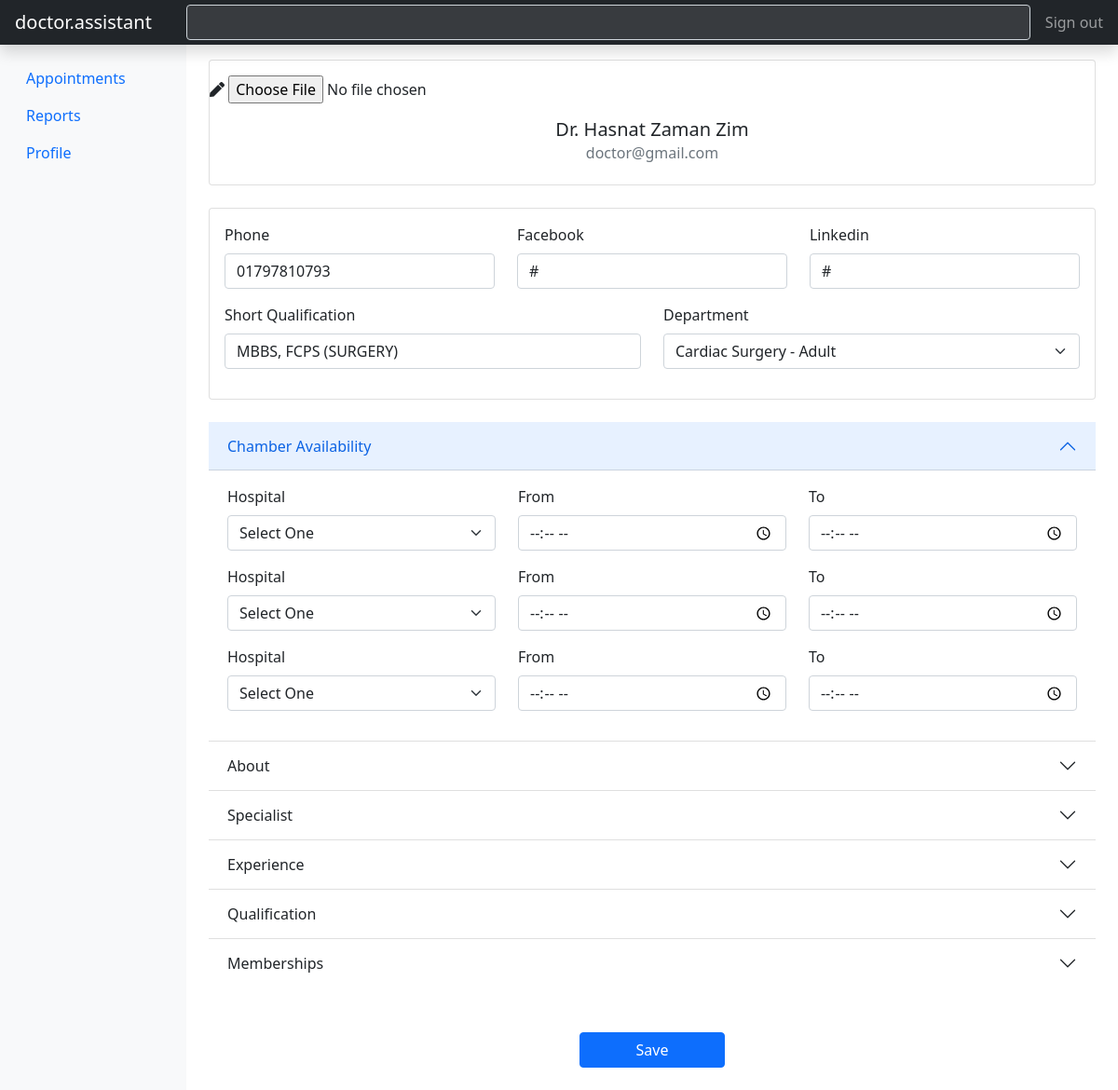
The app's page /doctor/profile.php (signed in), older data.
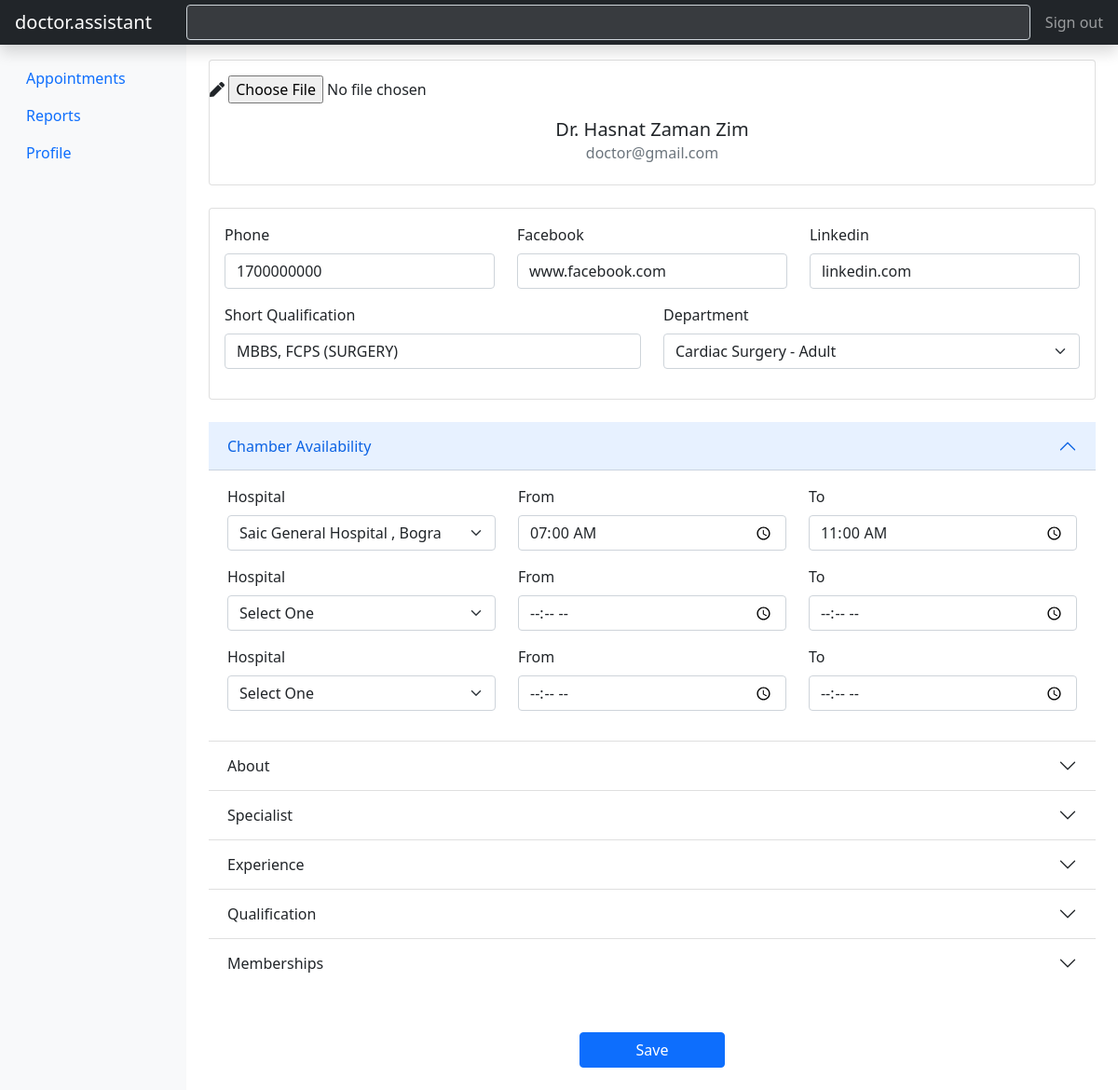
The same page, newer data.
### tables this page shows
CREATE TABLE `doctor` (
  `id` int(11) NOT NULL,
  `user_id` int(11) NOT NULL,
  `short_qualification` text NOT NULL,
  `about` text NOT NULL,
  `facebook` varchar(100) DEFAULT NULL,
  `linkedin` varchar(100) DEFAULT NULL,
  `specialist` text DEFAULT NULL,
  `experience` text DEFAULT NULL,
  `qualification` text DEFAULT NULL,
  `department_id` int(11) NOT NULL,
  `membership` text DEFAULT NULL,
  `status` int(11) NOT NULL DEFAULT 0,
  `created_at` datetime NOT NULL
);

CREATE TABLE `user` (
  `id` int(11) NOT NULL,
  `name` varchar(50) NOT NULL,
  `email` varchar(50) DEFAULT NULL,
  `phone` varchar(15) NOT NULL,
  `password` varchar(100) NOT NULL,
  `group_id` int(11) NOT NULL,
  `status` tinyint(4) NOT NULL DEFAULT 1,
  `created_at` datetime NOT NULL
);

CREATE TABLE `department` (
  `id` int(11) NOT NULL,
  `name` varchar(100) NOT NULL,
  `status` int(11) NOT NULL DEFAULT 1,
  `created_at` datetime NOT NULL
);

CREATE TABLE `chamber_availability` (
  `id` int(11) NOT NULL,
  `doc_id` int(11) NOT NULL,
  `hospital_id` int(11) NOT NULL,
  `time_from` time NOT NULL,
  `time_to` time NOT NULL
);

CREATE TABLE `hospital` (
  `id` int(11) NOT NULL,
  `name` varchar(200) NOT NULL,
  `district` varchar(50) NOT NULL,
  `status` tinyint(4) NOT NULL DEFAULT 1,
  `created_at` datetime NOT NULL
);

### config/functions.php (called while the page is built, shortened)
<?php
$con = new mysqli(DB_HOSTNAME, DB_USERNAME, DB_PASSWORD, DB_DATABASE) or die("DB Error Occurred . $con->connect_error");
function GetData($sql)
{
	global $con;
	$query = $con->query($sql);
	$result = [];
	if ($query) {
		while ($row = $query->fetch_assoc()) {
			$result[] = $row;
		}
	}
	return (count($result) < 1 ? false : $result);
}
$getSingleData = static function ($sql) use ($con) {
	return $con->query($sql)->fetch_assoc();
};

### doctor/profile.php (the view, shortened to what the changed rows need)
<?php
require_once dirname(__DIR__) . '/includes/header.php';
?>
<?php require_once('includes/header.php') ?>
<div class="container-fluid">
    <div class="row">
        <main class="col-md-9 ms-sm-auto col-lg-10 px-md-4">
            <div class="pt-3 pb-2 mb-3">
				<?php
				$doctor = $getSingleData("SELECT d.id AS doc_id, u.name, u.email, u.phone, d.* FROM user as u JOIN doctor AS d ON d.user_id = u.id WHERE u.id = $_SESSION[id]");
				$departments = GetData("select id, name from department where status = '1'");
				$hospitals = GetData("select * from hospital where status = '1'");
				$available = GetData("SELECT * FROM chamber_availability WHERE doc_id = $doctor[doc_id] ORDER BY id LIMIT 3");
				?>
                <form action="" method="post" enctype="multipart/form-data">
                    <div class="card mx-auto">
                        <div class="card-body">
                            <h5 class="card-title text-center"><?= $doctor['name'] ?></h5>
                            <h6 class="card-subtitle mb-2 text-muted text-center"><?= $doctor['email'] ?></h6>
                        </div>
                    </div>
                    <div class="card mt-4">
                        <div class="card-body">
                            <div class="row">
                                <div class="col-md-4">
                                    <div class="mb-3">
                                        <label for="phone" class="form-label">Phone</label>
                                        <input type="number" name="phone" class="form-control" id="phone"
                                               value="<?= $doctor['phone'] ?>" required>
                                    </div>
                                </div>
                                <div class="col-md-4">
                                    <div class="mb-3">
                                        <label for="facebook" class="form-label">Facebook</label>
                                        <input type="text" name="facebook" class="form-control" id="facebook"
                                               placeholder="Profile Link"
                                               value="<?= $doctor['facebook'] ?>">
                                    </div>
                                </div>
                                <div class="col-md-4">
                                    <div class="mb-3">
                                        <label for="linkedin" class="form-label">Linkedin</label>
                                        <input type="text" name="linkedin" class="form-control" id="linkedin"
                                               value="<?= $doctor['linkedin'] ?>" placeholder="Profile Link">
                                    </div>
                                </div>
                            </div>
                            <div class="row">
                                <div class="col-md-6">
                                    <div class="mb-3">
                                        <label for="short_qualification" class="form-label">Short
                                            Qualification</label>
                                        <input type="text" name="short_qualification" class="form-control"
                                               value="<?= $doctor['short_qualification'] ?>" required
                                               id="short_qualification">
                                    </div>
                                </div>
                                <div class="col-md-6">
                                    <div class="mb-3">
                                        <label class="form-label">Department</label>
                                        <select class="form-select select2 required" name="department_id"
                                                style="width:100%" required aria-label="Department">
											<?php foreach ($departments as $d) : ?>
                                                <option <?= $doctor['department_id'] === $d['id'] ? 'selected' : '' ?>
                                                        value="<?= $d['id'] ?>"><?= $d['name'] ?></option>
											<?php endforeach; ?>
                                        </select>
                                    </div>
                                </div>
                            </div>
                        </div>
                    </div>
                    <div class="accordion accordion-flush mt-4" id="accordionExample">
                        <div class="accordion-item">
                            <h2 class="accordion-header">
                                <button class="accordion-button" type="button" data-bs-toggle="collapse"
                                        data-bs-target="#chemberCollapse">
                                    Chamber Availability
                                </button>
                            </h2>
                            <div id="chemberCollapse" class="accordion-collapse collapse show"
                                 data-bs-parent="#accordionExample">
                                <div class="accordion-body">
                                    <div class="row">
                                        <div class="col-md-4">
                                            <div class="mb-3">
                                                <label class="form-label">Hospital</label>
                                                <select class="form-select select2 required" name="hospital_id[]"
                                                        style="width:100%" required aria-label="Hospital">
                                                    <option value="">Select One</option>
													<?php foreach ($hospitals as $h) : ?>
                                                        <option <?= @$available[0]['hospital_id'] === $h['id'] ? 'selected' : '' ?>
                                                                value="<?= $h['id'] ?>"><?= $h['name'] ?>
                                                            , <?= $h['district'] ?></option>
													<?php endforeach; ?>
                                                </select>
                                            </div>
                                        </div>
                                        <div class="col-md-4">
                                            <div class="mb-3">
                                                <label for="" class="form-label">From</label>
                                                <input type="time" class="form-control" name="from[]" required value="<?= @$available[0]['time_from'] ?>">
                                            </div>
                                        </div>
                                        <div class="col-md-4">
                                            <div class="mb-3">
                                                <label for="" class="form-label">To</label>
                                                <input type="time" class="form-control" name="to[]" required value="<?= @$available[0]['time_to'] ?>">
                                            </div>
                                        </div>
                                    </div>
                                </div>
                            </div>
                        </div>
                        <div class="accordion-item">
                            <h2 class="accordion-header">
                                <button class="accordion-button collapsed" type="button" data-bs-toggle="collapse"
                                        data-bs-target="#aboutCollapse">
                                    About
                                </button>
                            </h2>
                        </div>
                        <div class="accordion-item">
                            <h2 class="accordion-header">
                                <button class="accordion-button collapsed" type="button" data-bs-toggle="collapse"
                                        data-bs-target="#specialistCollapse">
                                    Specialist
                                </button>
                            </h2>
                        </div>
                        <div class="accordion-item">
                            <h2 class="accordion-header">
                                <button class="accordion-button collapsed" type="button" data-bs-toggle="collapse"
                                        data-bs-target="#experienceCollapse">
                                    Experience
                                </button>
                            </h2>
                        </div>
                        <div class="accordion-item">
                            <h2 class="accordion-header">
                                <button class="accordion-button collapsed" type="button" data-bs-toggle="collapse"
                                        data-bs-target="#qualificationCollapse">
                                    Qualification
                                </button>
                            </h2>
                        </div>
                        <div class="accordion-item">
                            <h2 class="accordion-header">
                                <button class="accordion-button collapsed" type="button" data-bs-toggle="collapse"
                                        data-bs-target="#membershipCollapse">
                                    Memberships
                                </button>
                            </h2>
                        </div>
                    </div>
                </form>
            </div>
        </main>
    </div>
</div>
<?php require_once dirname(__DIR__) . '/includes/footer.php'; ?>

Row changes from the older to the newer data that the page shows:
changed doctor "MBBS, FCPS (SURGERY)": phone "01797810793" → "1700000000"; facebook "#" → "www.facebook.com"; linkedin "#" → "linkedin.com"
added chamber_availability: hospital.name "Saic General Hospital , Bogra", time_from "07:00:00", time_to "11:00:00"
Text that changed along with them:
form field value: "Select One" → (not shown)
